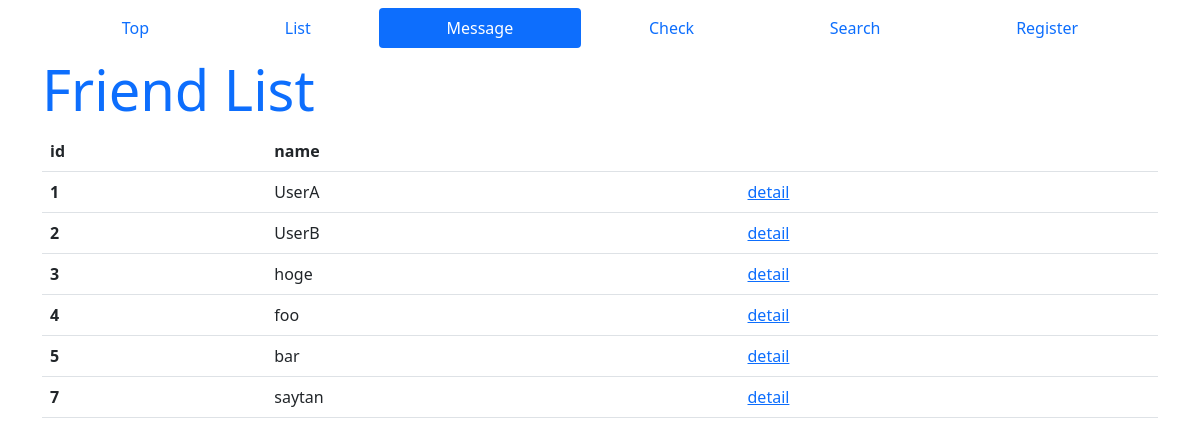
The app's page /database_app/list with its own data.
### database_app/models.py (models this page shows, shortened)
class Friend(models.Model):
    name = models.CharField(max_length=100,
                            validators=[number_only])
    mail = models.EmailField(max_length=200,
                             validators=[EmailValidator()])
    gender = models.BooleanField()
    age = models.IntegerField(validators=[
        MinValueValidator(0),
        MaxValueValidator(150)])
    birthday = models.DateField()

### database_app/views.py (the view)
# urls.py: path('list', FriendList.as_view()),
class FriendList(ListView):
    model = Friend

### database_app/templates/database_app/friend_list.html (shortened to what this page needs)
{% load static %}
<!DOCTYPE html>
<html lang="ja">
<head>
    <link href="https://cdn.jsdelivr.net/npm/bootstrap@5.0.0-beta1/dist/css/bootstrap.min.css" rel="stylesheet"
>
</head>
<body class="container">
    <header class="container">
        <nav class="nav nav-pills nav-fill my-2">
            <a class="nav-link" aria-current="page" href="/">Top</a>
            <a class="nav-link" href="/database_app">List</a>
            <a class="nav-link active" href="database_app/message">Message</a>
            <a class="nav-link" href="/database_app/check">Check</a>
            <a class="nav-link" href="/database_app/find">Search</a>
            <a class="nav-link" href="/admin">Register</a>
        </nav>
    </header>
    <h1 class="display-4 text-primary">Friend List</h1>
    <table class="table">
        <tr>
            <th>id</th>
            <th>name</th>
            <th></th>
        </tr>
        {% for item in object_list %}
        <tr>
            <th>{{ item.id }}</th>
            <td>{{ item.name }}</td>
            <td><a href="/database_app/detail/{{item.id}}">detail</a></td>
        </tr>
        {% endfor %}
    </table>
</body>
</html>

### records on screen
Friend: id "1", name "UserA"
Friend: id "2", name "UserB"
Friend: id "3", name "hoge"
Friend: id "4", name "foo"
Friend: id "5", name "bar"
Friend: id "7", name "saytan"
